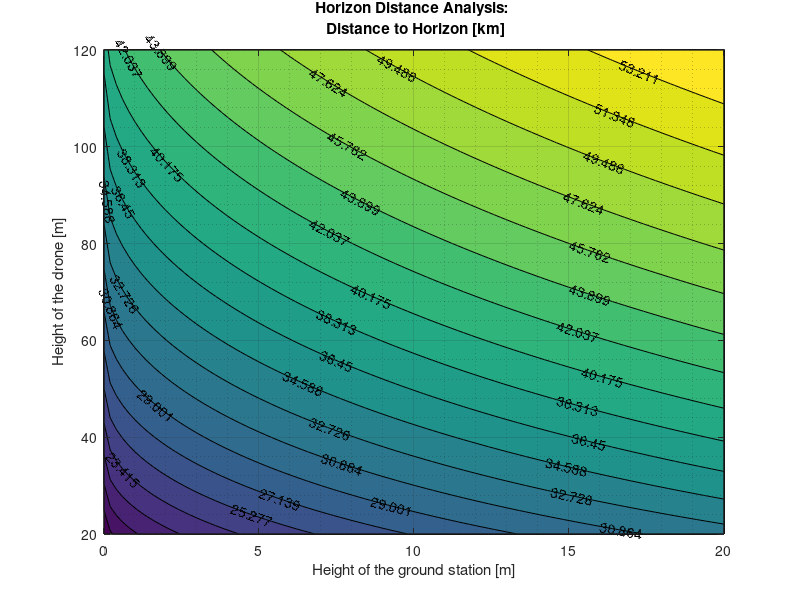
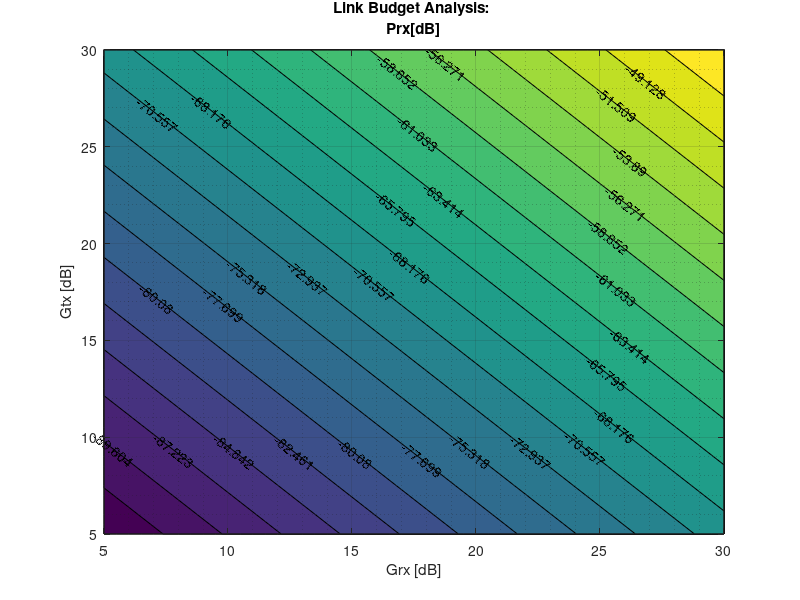
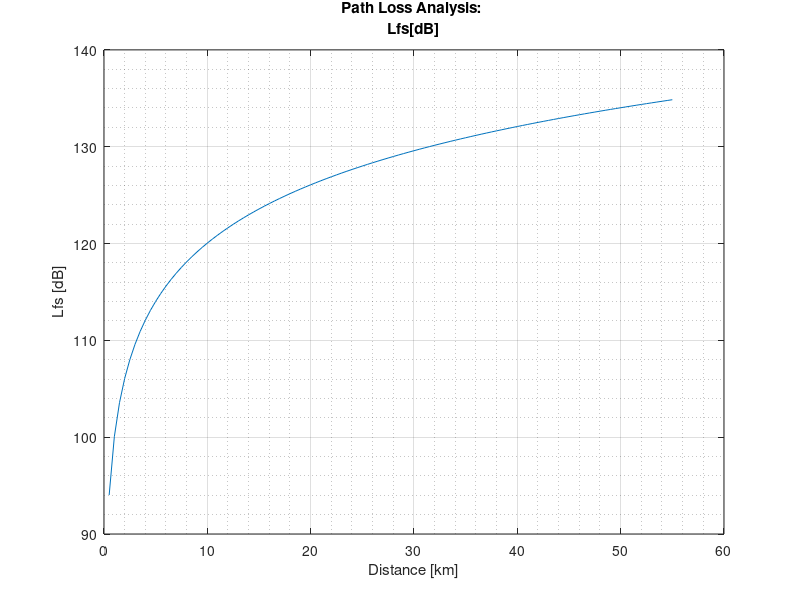

These figures' MATLAB source, in order:
%********************************************************************************
%
% CA8 - DRONES
%
%********************************************************************************
%
% Alvaro Perez Ortega
% Aalborg University
% February 2016
%
%********************************************************************************

clc; clear all; close all;

%% Horizon and Line-Of-Sight

H_GS_MAX = 20;
H_DR_MAX = 120;
H_GS_MIN = 0;
H_DR_MIN = 20;
prec = 100;

h_gs = [H_GS_MIN:(H_GS_MAX-H_GS_MIN)/prec:H_GS_MAX];      % Height of the ground station [m]
h_dr = [H_DR_MIN:(H_DR_MAX-H_DR_MIN)/prec:H_DR_MAX];      % Heigth of the drone [m]

%********************************************************************************
%
%   Ddb[km] = 3.57 * (sqrt(h_dr[m]) + sqrt(h_gs[m]))
%
%********************************************************************************

[h_gs_m,h_dr_m] = meshgrid(h_gs,h_dr);
D_horizon = 3.57 * (sqrt(h_gs_m) + sqrt(h_dr_m));

figure();
% surf(X,Y,D_horizon);
contourf(h_gs_m,h_dr_m,D_horizon,20,'ShowText','on');
grid on;
grid minor;
str = sprintf('Horizon Distance Analysis: \n Distance to Horizon [km]');
title(str);
xlabel('Height of the ground station [m]');
ylabel('Height of the drone [m]');
% zlabel('Distance to Horizon [km]');

%% Radio Link propagation

freq = 2.4 * 10^9;      % Frequency [GHz]
lambda = 3*10^8/freq;   % Wavelength [m]
d = 52;                 % Distance [km]

%********************************************************************************
%
%   Received Power [dBm] = Transmitted Power[dBm] + Gains[dB] − Losses[dB]
%
%   Prx = Ptx + Gtx + Grx - Ltx - Lfs - Lm + Grx - Lrx 
%
%   Prx = received power [dBm]
%   Ptx = transmitter output power [dBm]
%   Gtx = transmitter antenna gain [dBi]
%   Ltx = transmitter losses (coax, connectors...) [dB]
%   Lfs = path loss, usually free space loss [dB]
%   Lm = miscellaneous losses (fading margin, body loss, polarization mismatch, other losses...) [dB]
%   Grx = receiver antenna gain [dBi]
%   Lrx = receiver losses (coax, connectors...) [dB]
%
%********************************************************************************

Lfs = 20*log10(4*pi*d*10^3/lambda);
Ptx = 10*log10(1/(10^-3));
Grx_m = [5:0.5:30];
Gtx_m = [5:0.5:30];

[Gtx_m,Grx_m] = meshgrid(Gtx_m,Grx_m);
Prx = Ptx + Gtx_m + Grx_m - Lfs;

figure();
%surf(X,Y,Prx);
contourf(Gtx_m,Grx_m,Prx,20,'ShowText','on');
grid on;
grid minor;
str = sprintf('Link Budget Analysis: \nPrx[dB]');
title(str);
xlabel('Grx [dB]');
ylabel('Gtx [dB]');
% zlabel('Prx [dB]');

%% Loss through distance

d_m = [0:0.5:max(max(D_horizon))]; 

Lfs = 20*log10(4*pi*d_m*10^3/lambda);
Grx = 14;
Gtx = 24;

Prx = Ptx + Gtx + Grx - Lfs;

figure();
%surf(X,Y,Prx);
plot(d_m,Lfs)
grid on;
grid minor;
str = sprintf('Path Loss Analysis: \nLfs[dB]');
title(str);
xlabel('Distance [km]');
ylabel('Lfs [dB]');
% zlabel('Prx [dB]');